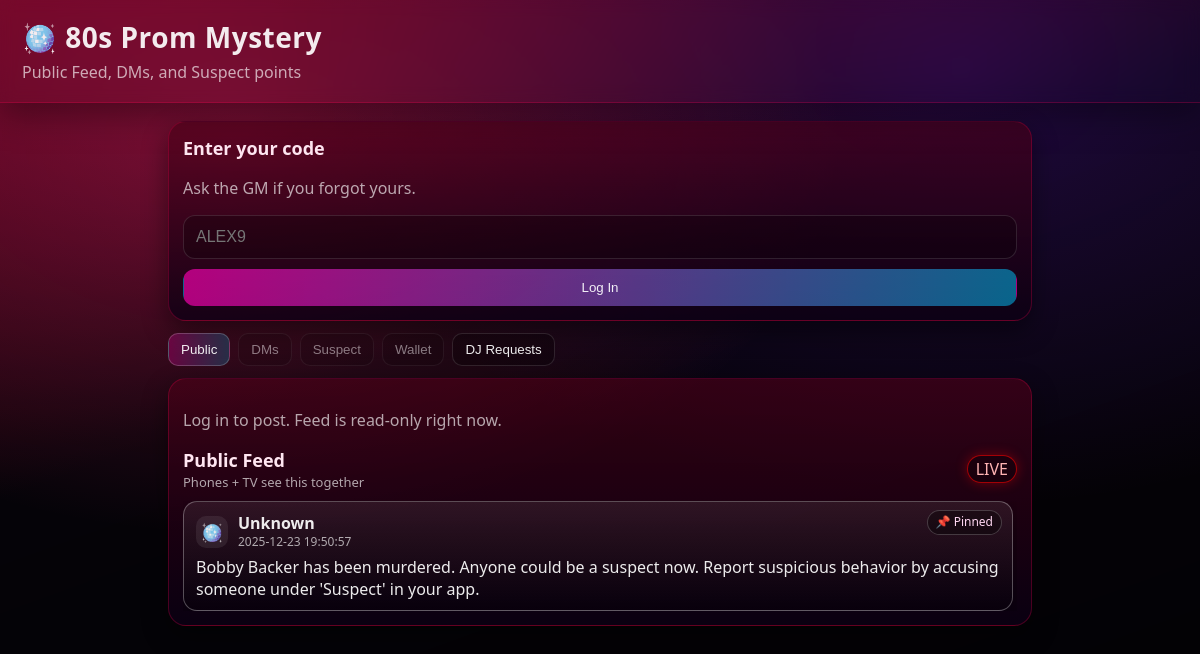
Before: /app with the older database file.
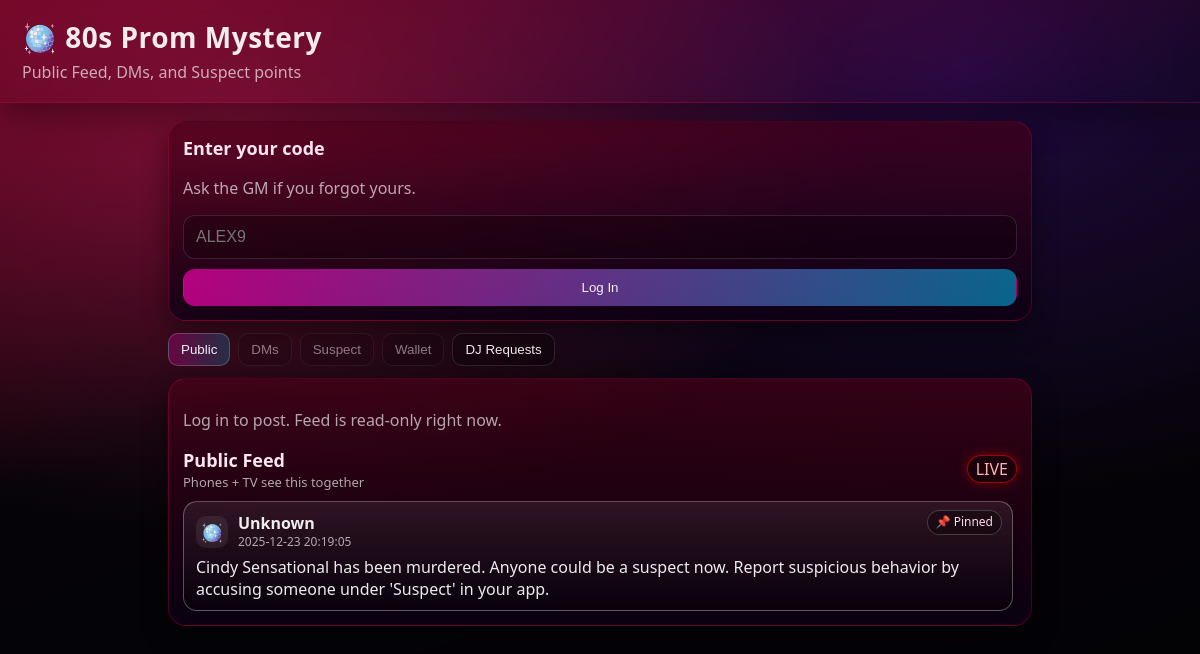
After: the same page with the newer database file.
### tables this page shows
CREATE TABLE messages (
            id INTEGER PRIMARY KEY AUTOINCREMENT,
            type TEXT NOT NULL,
            sender_id INTEGER,
            recipient_id INTEGER,
            body TEXT NOT NULL,
            is_anonymous INTEGER NOT NULL DEFAULT 0,
            is_read INTEGER NOT NULL DEFAULT 0,
            pinned INTEGER NOT NULL DEFAULT 0,
            ts DATETIME DEFAULT CURRENT_TIMESTAMP,
            FOREIGN KEY(sender_id) REFERENCES characters(id),
            FOREIGN KEY(recipient_id) REFERENCES characters(id)
        );

### app.py (the view, shortened to what this page needs)
@app.route("/app")
def player_app():
    character = get_logged_in_character()
    conn = get_db()
    phase_two = is_phase_two(conn)
    characters = conn.execute("""
        SELECT * FROM characters
        ORDER BY is_alive DESC, suspect_score DESC, id ASC
    """).fetchall()
    queued_files = {
        row["song_filename"]
        for row in conn.execute("""
            SELECT song_filename FROM jukebox_queue
            WHERE status IN ('queued', 'playing')
        """).fetchall()
    }
    dm_threads = []
    wallet_pending = []
    wallet_notifications = []
    wallet_pending_count = 0
    conn.close()
    public_messages = fetch_public_messages()
    songs = get_song_catalog()
    for s in songs:
        s["queued"] = s["filename"] in queued_files
    selected_dm = request.args.get("dm", type=int)
    error = request.args.get("error")
    tab = request.args.get("tab") or "feed"
    cooldown_remaining = 0
    thread_messages = []
    dm_unread_total = sum(t["unread_count"] for t in dm_threads) if character else 0
    selected_dm_name = None
    selected_dm_role = None
    selected_dm_avatar = None
    return render_template(
        "app.html",
        character=character,
        characters=characters,
        messages=public_messages,
        error=error,
        selected_dm=selected_dm,
        thread_messages=thread_messages,
        tab=tab,
        dm_threads=dm_threads,
        dm_unread_total=dm_unread_total,
        selected_dm_name=selected_dm_name,
        selected_dm_role=selected_dm_role,
        selected_dm_avatar=selected_dm_avatar,
        cooldown_remaining=cooldown_remaining,
        songs=songs,
        wallet_pending=wallet_pending,
        wallet_notifications=wallet_notifications,
        wallet_pending_count=wallet_pending_count,
        phase_two=phase_two,
    )

### app.py (called while the page is built, shortened)
def get_db():
    conn = sqlite3.connect(DB_PATH)
    conn.row_factory = sqlite3.Row
    conn.execute("PRAGMA foreign_keys = ON")
    return conn

def get_logged_in_character():
    char_id = session.get("character_id")
    if not char_id:
        return None

def is_phase_two(conn=None):
    owns_conn = False
    if conn is None:
        conn = get_db()
        owns_conn = True
    row = conn.execute("SELECT COUNT(*) AS cnt FROM characters WHERE is_alive = 0").fetchone()
    if owns_conn:
        conn.close()
    return bool(row and row["cnt"] > 0)

def fetch_public_messages(limit=50):
    conn = get_db()
    rows = conn.execute("""
        SELECT m.*, c.name AS sender_name, c.avatar_emoji
        FROM messages m
        LEFT JOIN characters c ON m.sender_id = c.id
        WHERE m.type = 'public'
        ORDER BY m.pinned DESC, m.ts DESC, m.id DESC
        LIMIT ?
    """, (limit,)).fetchall()
    conn.close()
    return rows

@app.before_request
def ensure_tables():
    global _db_initialized
    if not _db_initialized:
        init_db()
        _db_initialized = True

### templates/app.html (shortened to what this page needs)
<!doctype html>
<html>
<head>
  <link rel="stylesheet" href="{{ url_for('static', filename='style.css') }}">
</head>
<body class="app {{ 'phase-two' if phase_two else 'phase-one' }}">
  <header class="topbar app-top">
    <div>
      <div class="title">🪩 80s Prom Mystery</div>
      <div class="subtitle">Public Feed, DMs, and Suspect points</div>
    </div>
  </header>
  <main class="app-shell" data-active-tab="{{ tab or 'feed' }}">
    {% if not character %}
      <section class="panel">
        <div class="panel-title">Enter your code</div>
        <p class="muted">Ask the GM if you forgot yours.</p>
        <form class="login-form" action="{{ url_for('app_login') }}" method="post">
          <input type="text" name="code" placeholder="ALEX9" maxlength="6" required autofocus />
          <button class="btn primary" type="submit">Log In</button>
        </form>
      </section>
    {% endif %}
    <div class="tab-row">
      <button class="tab-btn {% if (tab or 'feed') == 'feed' %}active{% endif %}" data-tab="feed">Public</button>
      <button class="tab-btn {% if (tab or 'feed') == 'dm' %}active{% endif %}" data-tab="dm" {% if not character %}disabled{% endif %}>
        DMs
      </button>
      <button class="tab-btn  " id="suspect-tab" data-tab="suspect" data-locked="{{ 0 if phase_two else 1 }}" {% if not character %}disabled{% endif %}>
        Suspect
      </button>
      <button class="tab-btn {% if (tab or 'feed') == 'wallet' %}active{% endif %}" data-tab="wallet" {% if not character %}disabled{% endif %}>
        Wallet
      </button>
      <button class="tab-btn {% if (tab or 'feed') == 'jukebox' %}active{% endif %}" data-tab="jukebox">
        DJ Requests
      </button>
    </div>
    <section class="panel tab-panel {% if (tab or 'feed') == 'feed' %}active{% endif %}" data-tab="feed">
      {% if character %}
        <div class="panel-title">Post to Public</div>
        <form class="post-form" action="{{ url_for('app_post') }}" method="post">
          <textarea name="content" rows="3" placeholder="Share a clue, alibi, or rumor…" maxlength="280" required></textarea>
          <div class="form-row">
            <label class="checkbox">
              <input type="checkbox" name="anonymous">
              <span>Post as Anonymous</span>
            </label>
            <div class="actions">
              <button class="btn" type="button" onclick="document.querySelector('.post-form textarea').value=''">Clear</button>
              <button class="btn primary" type="submit">Post Public</button>
            </div>
          </div>
        </form>
      {% else %}
        <p class="muted">Log in to post. Feed is read-only right now.</p>
      {% endif %}
      <div class="panel-head">
        <div>
          <div class="panel-title">Public Feed</div>
          <div class="panel-subtitle">Phones + TV see this together</div>
        </div>
        <div class="pill live">LIVE</div>
      </div>
      <div class="message-list" id="app-feed">
        {% for m in messages %}
          <article class="message-card {% if m.pinned %}pinned{% endif %}">
            <div class="message-meta">
              <div class="avatar small">
                {% if m.is_anonymous %}👤{% else %}{{ m.avatar_emoji or "🪩" }}{% endif %}
              </div>
              <div>
                <div class="message-author">
                  {% if m.is_anonymous %}Anonymous{% else %}{{ m.sender_name or "Unknown" }}{% endif %}
                </div>
                <div class="message-time">{{ m.ts }}</div>
              </div>
            </div>
            <div class="message-content">{{ m.body }}</div>
            {% if m.pinned %}<div class="pin-label">📌 Pinned</div>{% endif %}
          </article>
        {% else %}
          <div class="muted">No messages yet. Be the first to post.</div>
        {% endfor %}
      </div>
    </section>
  </main>
</body>
</html>

Changed rows visible on the page:
changed messages: ts "2025-12-23 19:50:57" → "2025-12-23 20:19:05"; body "Bobby Backer has been murdered. Anyone could be a suspect now. Report suspicious behavior by accusing someone under 'Suspect' in your app." → "Cindy Sensational has been murdered. Anyone could be a suspect now. Report suspicious behavior by accusing someone under 'Suspect' in your app."
